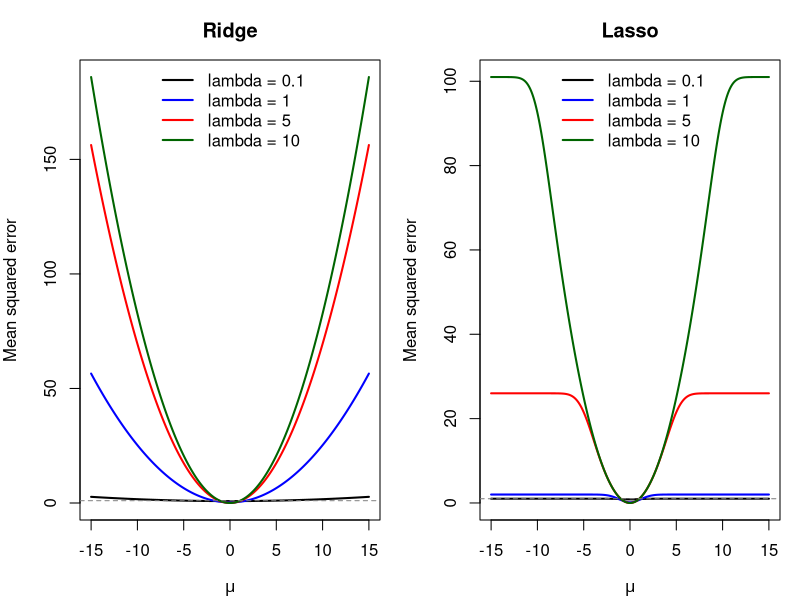
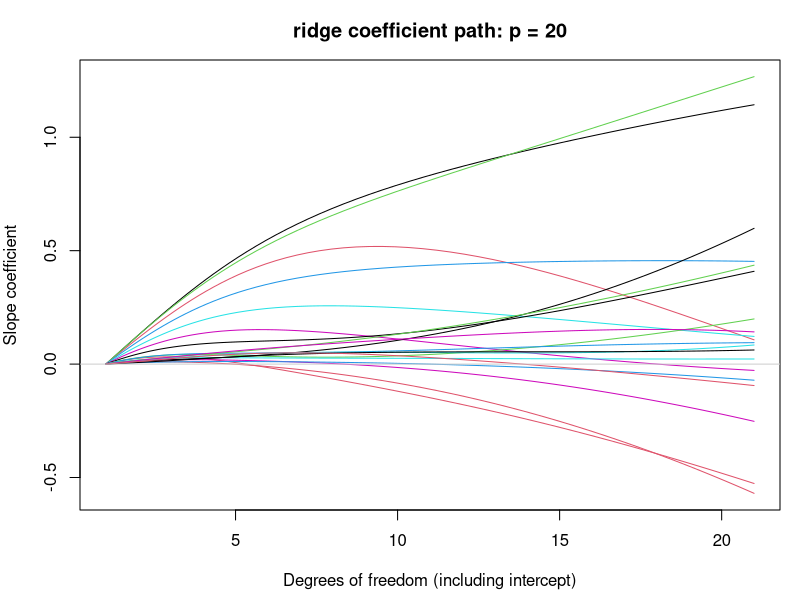
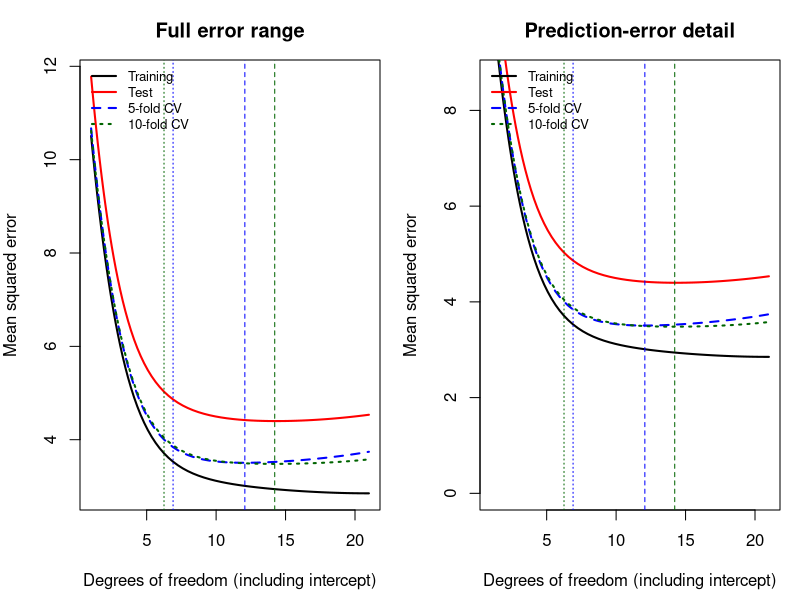
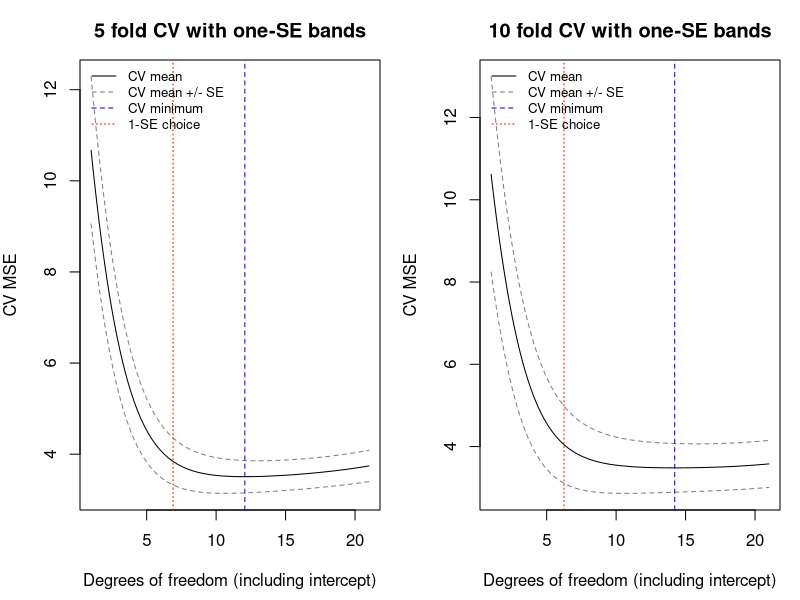
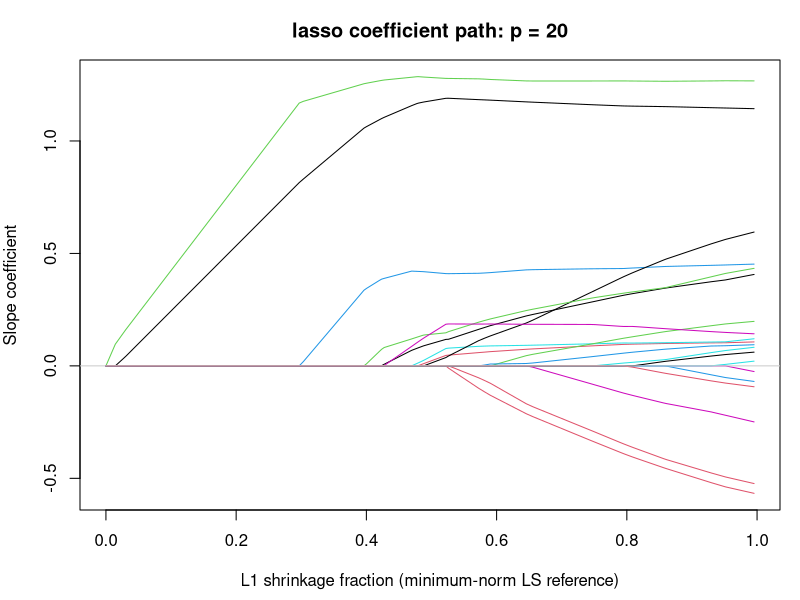
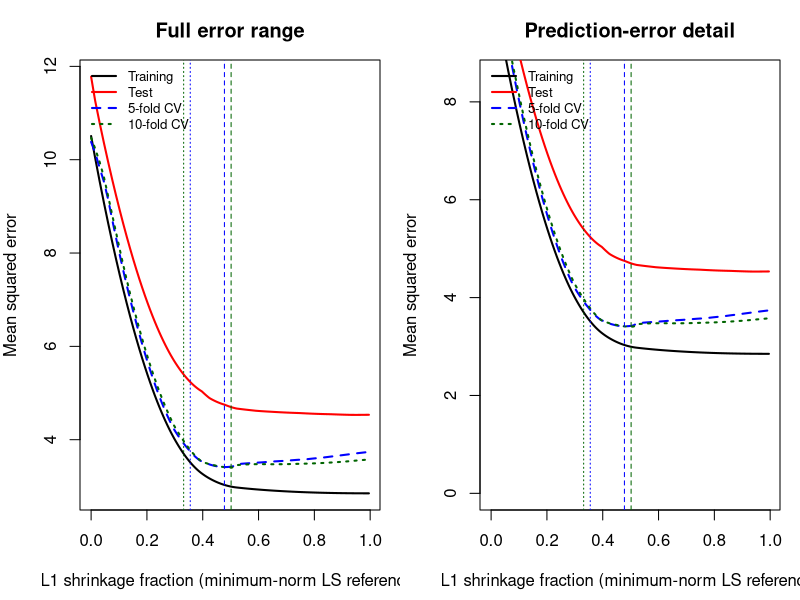
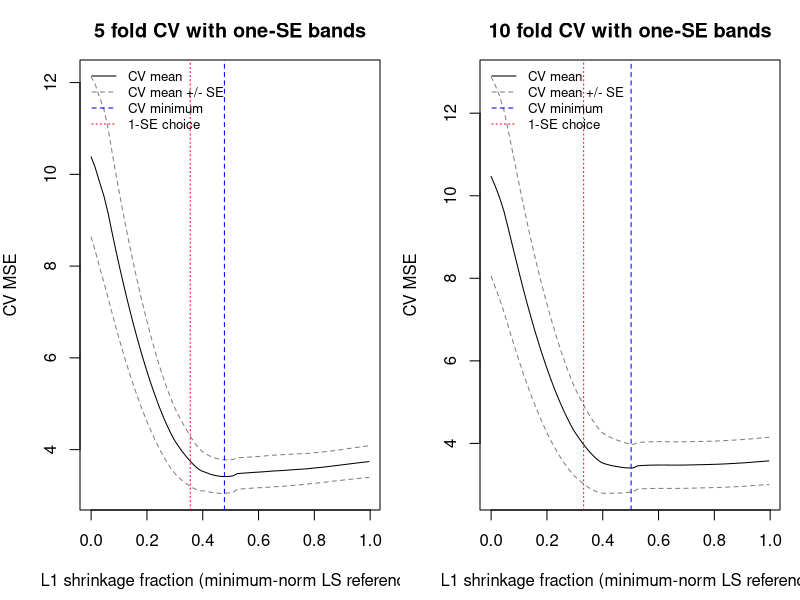
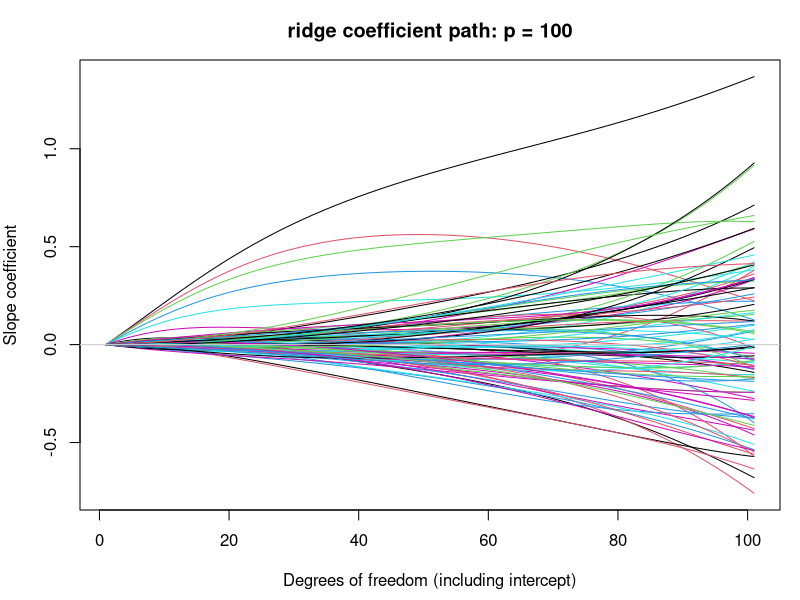

These charts were generated, in order, by the following R code: (Note: this script raises an error after producing the figures.)
# Stats 596 -- Homework 2 -- Pranav Tikkawar
# Save this file as homework2.R beside hw2.tex.
# Set the R working directory to that folder before sourcing this script.
# Outputs are written to hw2_results/; all names match hw2.tex.
# Requires MASS and glmnet. No numerical results are hard-coded.

options(stringsAsFactors = FALSE, width = 120)
needed <- c("MASS", "glmnet")
missing <- needed[!vapply(needed, requireNamespace, logical(1), quietly = TRUE)]
if (length(missing)) {
  stop("Install required packages first: install.packages(c(",
       paste(sprintf('"%s"', missing), collapse = ", "), "))")
}
resdir <- "hw2_results"
dir.create(resdir, recursive = TRUE, showWarnings = FALSE)

# LaTeX table exporter. Input headings contain intentional math markup.
write.tex.table <- function(d, filename, digits = 6) {
  text <- lapply(d, function(v) {
    if (is.numeric(v)) formatC(v, digits = digits, format = "f") else as.character(v)
  })
  text <- as.data.frame(text, check.names = FALSE)
  rows <- apply(text, 1, paste, collapse = " & ")
  bs <- intToUtf8(92)
  cmd <- function(s) paste0(bs, s)
  ending <- paste0(" ", bs, bs)
  lines <- c(cmd("begin{center}"), cmd("small"),
    cmd("setlength{\\tabcolsep}{4pt}"),
    cmd(paste0("begin{tabular}{l", paste(rep("r", ncol(d)-1), collapse=""), "}")),
    cmd("toprule"), paste0(paste(names(d), collapse=" & "), ending),
    cmd("midrule"), paste0(rows, ending), cmd("bottomrule"),
    cmd("end{tabular}"), cmd("end{center}"))
  writeLines(lines, filename, useBytes = TRUE)
}

# Exercise 1.11: exact normal-mean risks and independent integration checks.
ridge.mse <- function(mu, lambda) (1 + lambda^2*mu^2)/(1 + lambda)^2
lasso.mse <- function(mu, lambda) {
  a <- -lambda-mu
  b <- lambda-mu
  (1+lambda^2)*(pnorm(a)+pnorm(b, lower.tail=FALSE)) -
    (a+2*lambda)*dnorm(a) + (b-2*lambda)*dnorm(b) +
    mu^2*(pnorm(b)-pnorm(a))
}
checks <- expand.grid(mu=c(-3,0,2), lambda=c(.1,1,5,10))
checks$absolute.error <- mapply(function(mu, lambda) {
  a <- -lambda-mu; b <- lambda-mu
  value <- integrate(function(u) (u+lambda)^2*dnorm(u), -Inf, a)$value +
    mu^2*(pnorm(b)-pnorm(a)) +
    integrate(function(u) (u-lambda)^2*dnorm(u), b, Inf)$value
  abs(value-lasso.mse(mu,lambda))
}, checks$mu, checks$lambda)
stopifnot(max(checks$absolute.error)<1e-6)
write.csv(checks, file.path(resdir,"ex111_risk_checks.csv"), row.names=FALSE)
mu.grid <- seq(-15,15,length.out=1201)
lambdas <- c(.1,1,5,10)
colors <- c("black","blue","red","darkgreen")
pdf(file.path(resdir,"ex111_mse.pdf"), width=11, height=5)
par(mfrow=c(1,2), mar=c(4,4,3,1))
for (method in c("Ridge","Lasso")) {
  risk <- if (method=="Ridge") ridge.mse else lasso.mse
  values <- sapply(lambdas, function(lam) risk(mu.grid,lam))
  matplot(mu.grid,values,type="l",lty=1,col=colors,lwd=2,
          xlab=expression(mu),ylab="Mean squared error",main=method)
  abline(h=1,lty=2,col="gray50")
  legend("top",paste("lambda =",lambdas),col=colors,lty=1,lwd=2,bty="n")
  tab <- data.frame(mu=mu.grid,values)
  names(tab) <- c("mu",paste0("lambda_",lambdas))
  write.csv(tab,file.path(resdir,paste0("ex111_",tolower(method),"_mse.csv")),row.names=FALSE)
}
dev.off()

# Textbook simulation. Generate all data before drawing any CV folds.
make.data <- function(p) {
  set.seed(0)
  n <- 200
  mu <- rep(0,p)
  msig <- toeplitz(.8^(1:p-1))
  sig <- .5
  x <- MASS::mvrnorm(n,mu,msig)
  y <- x[,1] + pmax(0,apply(x[,2:4],1,sum))^2/3 + rnorm(n,0,sig)
  ntest <- 100
  xtest <- MASS::mvrnorm(ntest,mu,msig)
  ytest <- xtest[,1] + pmax(0,apply(xtest[,2:4],1,sum))^2/3 + rnorm(ntest,0,sig)
  list(x=x,y=y,xtest=xtest,ytest=ytest)
}

# Ridge minimizes RSS/(2*n) + lambda*sum(slopes^2)/2.
# Only centering is performed, to profile out an unpenalized intercept.
ridge.path <- function(x,y,lambda) {
  n <- nrow(x)
  xb <- colMeans(x); yb <- mean(y)
  xc <- sweep(x,2,xb,"-"); yc <- y-yb
  s <- svd(xc)
  keep <- s$d > max(s$d)*1e-10
  d <- s$d[keep]
  if (!length(d)) stop("Centered design has zero rank.")
  U <- s$u[,keep,drop=FALSE]; V <- s$v[,keep,drop=FALSE]
  uy <- drop(crossprod(U,yc))
  W <- vapply(lambda,function(lam) d/(d^2+n*lam),numeric(length(d)))
  W <- matrix(W,nrow=length(d),ncol=length(lambda))
  B <- V %*% sweep(W,1,uy,"*")
  shrink <- vapply(lambda,function(lam) d^2/(d^2+n*lam),numeric(length(d)))
  shrink <- matrix(shrink,nrow=length(d),ncol=length(lambda))
  list(beta=B,intercept=yb-drop(xb %*% B),df=1+colSums(shrink))
}

# Gaussian Lasso on original scales with an unpenalized intercept.
# alpha=1 preserves the stated Lasso objective when glmnet undoes its
# internal response transformation. No manual x or y rescaling is used.
lasso.path <- function(x, y, lambda) {
  fit <- glmnet::glmnet(
    x = x,
    y = y,
    family = "gaussian",
    alpha = 1,
    lambda = lambda,
    standardize = FALSE,
    intercept = TRUE,
    thresh = 1e-10,
    maxit = 3000000
  )

  if (length(fit$lambda) != length(lambda)) {
    stop(
      "glmnet returned ", length(fit$lambda),
      " of ", length(lambda), " requested penalties. ",
      "The path did not finish; do not use incomplete results."
    )
  }

  if (max(abs(fit$lambda - lambda)) >
      1e-10 * max(1, max(lambda))) {
    stop("Returned penalties do not match the requested grid.")
  }

  list(
    beta = as.matrix(fit$beta),
    intercept = as.numeric(fit$a0),
    df = NULL
  )
}
fit.path <- function(x,y,lambda,method) {
  if (method=="ridge") ridge.path(x,y,lambda) else lasso.path(x,y,lambda)
}
predict.path <- function(fit,x) sweep(x %*% fit$beta,2,fit$intercept,"+")
path.mse <- function(y,pred) colMeans(sweep(pred,1,y,"-")^2)

# Equal-size fold errors, fold-based SE, and the largest acceptable lambda.
cv.path <- function(x,y,lambda,method,folds) {
  K <- max(folds)
  error <- matrix(NA_real_,K,length(lambda))
  for (k in seq_len(K)) {
    validation <- which(folds==k)
    training <- which(folds!=k)
    fit <- fit.path(x[training,,drop=FALSE],y[training],lambda,method)
    error[k,] <- path.mse(y[validation],predict.path(fit,x[validation,,drop=FALSE]))
  }
  average <- colMeans(error)
  se <- apply(error,2,sd)/sqrt(K)
  imin <- which.min(average)
  eligible <- which(average<=average[imin]+se[imin])
  i1se <- eligible[which.max(lambda[eligible])]
  list(mean=average,se=se,imin=imin,i1se=i1se,fold.errors=error)
}

# Original-scale Lasso KKT checks, including the intercept equation.
lasso.kkt <- function(x,y,fit,lambda) {
  residual <- sweep(predict.path(fit,x),1,y,"-")
  gradient <- crossprod(x,residual)/nrow(x)
  vapply(seq_along(lambda),function(k) {
    b <- fit$beta[,k]
    active <- abs(b)>1e-8
    violations <- numeric(length(b))
    violations[active] <- abs(gradient[active,k]+lambda[k]*sign(b[active]))
    violations[!active] <- pmax(abs(gradient[!active,k])-lambda[k],0)
    max(c(violations,abs(mean(residual[,k]))))
  },numeric(1))
}

run.method <- function(dat,method,folds5,folds10,p) {
  x <- dat$x; y <- dat$y
  xc <- sweep(x,2,colMeans(x),"-"); yc <- y-mean(y)
  if (method=="ridge") {
    scale <- max(svd(xc,nu=0,nv=0)$d)^2/nrow(x)
    lambda <- scale*10^seq(4,-8,length.out=240)
  } else {
    lambda.max <- max(abs(drop(crossprod(xc,yc))))/nrow(x)
    lambda <- lambda.max * 10^seq(
  from = 0,
  to = -4,
  length.out = 240
)
  }
  fit <- fit.path(x,y,lambda,method)
  train <- path.mse(y,predict.path(fit,x))
  test <- path.mse(dat$ytest,predict.path(fit,dat$xtest))
  cv5 <- cv.path(x,y,lambda,method,folds5)
  cv10 <- cv.path(x,y,lambda,method,folds10)
  stem <- paste0("p",p,"_",method)
  if (method=="ridge") {
    axis <- fit$df
    xlabel <- "Degrees of freedom (including intercept)"
  } else {
    reference <- ridge.path(x,y,0)
    axis <- colSums(abs(fit$beta))/sum(abs(reference$beta[,1]))
    xlabel <- "L1 shrinkage fraction (minimum-norm LS reference)"
    checks <- lasso.kkt(x,y,fit,lambda)
    write.csv(data.frame(lambda=lambda,kkt.violation=checks),
              file.path(resdir,paste0(stem,"_kkt.csv")),row.names=FALSE)
    if (max(checks)>1e-4) {
      stop(stem,": KKT violation exceeds 1e-4; inspect convergence.")
    }
  }
  best <- which.min(test)
  selected <- c(best,cv5$imin,cv5$i1se,cv10$imin,cv10$i1se)
  selection <- c("Test-grid oracle","5-fold CV minimum","5-fold CV 1-SE",
                 "10-fold CV minimum","10-fold CV 1-SE")
  tab <- data.frame(Selection=selection,lambda=lambda[selected],
                    `Test MSE`=test[selected],check.names=FALSE)
  write.csv(tab,file.path(resdir,paste0(stem,"_selection.csv")),row.names=FALSE)
  latex.tab <- tab
  names(latex.tab)[2] <- "$\\lambda$"
  write.tex.table(latex.tab,file.path(resdir,paste0(stem,"_selection.tex")))
  detail <- data.frame(lambda=lambda,axis=axis,train=train,test=test,
                       cv5=cv5$mean,se5=cv5$se,cv10=cv10$mean,se10=cv10$se)
  write.csv(detail,file.path(resdir,paste0(stem,"_path.csv")),row.names=FALSE)
  coef <- rbind(intercept=fit$intercept,fit$beta)
  rownames(coef) <- c("Intercept",paste0("x",seq_len(ncol(x))))
  write.csv(coef,file.path(resdir,paste0(stem,"_coefficients.csv")))
  for (K in c(5,10)) {
    cv <- if(K==5) cv5 else cv10
    write.csv(cv$fold.errors,file.path(resdir,paste0(stem,"_cv",K,"_fold_errors.csv")),row.names=FALSE)
  }
  at.endpoint <- c(best,cv5$imin,cv10$imin) %in% c(1,length(lambda))
  if(any(at.endpoint)) {
    warning(stem,": a test/CV minimum is at a grid endpoint. Inspect and extend the grid if needed.")
  }
  list(method=method,lambda=lambda,fit=fit,axis=axis,xlabel=xlabel,
       train=train,test=test,cv5=cv5,cv10=cv10,table=tab,best=best,
       endpoint=at.endpoint)
}

plot.result <- function(z,p) {
  stem <- paste0("p",p,"_",z$method)
  # Keep penalty-path order; the L1 reference fraction need not be monotone.
  pdf(file.path(resdir,paste0(stem,"_path.pdf")),width=8,height=5.2)
  par(mar=c(4.5,4,3,1))
  matplot(z$axis,t(z$fit$beta),type="l",lty=1,
          xlab=z$xlabel,ylab="Slope coefficient",
          main=paste(z$method,"coefficient path: p =",p))
  abline(h=0,col="gray80")
  dev.off()

  pdf(file.path(resdir,paste0(stem,"_errors.pdf")),width=11,height=5)
  par(mfrow=c(1,2),mar=c(4.5,4,3,1))
  E <- cbind(z$train,z$test,z$cv5$mean,z$cv10$mean)
  for (zoom in c(FALSE,TRUE)) {
    limits <- range(E)
    if (zoom) {
      minimum <- min(c(z$test,z$cv5$mean,z$cv10$mean))
      limits <- c(0,max(1,2.5*minimum))
    }
    matplot(z$axis,E,type="l",lty=c(1,1,2,3),lwd=2,
            col=c("black","red","blue","darkgreen"),ylim=limits,
            xlab=z$xlabel,ylab="Mean squared error",
            main=if(zoom) "Prediction-error detail" else "Full error range")
    abline(v=z$axis[c(z$cv5$imin,z$cv5$i1se)],col="blue",lty=c(2,3))
    abline(v=z$axis[c(z$cv10$imin,z$cv10$i1se)],col="darkgreen",lty=c(2,3))
    legend("topleft",c("Training","Test","5-fold CV","10-fold CV"),
           col=c("black","red","blue","darkgreen"),lty=c(1,1,2,3),
           lwd=2,bty="n",cex=.8)
  }
  dev.off()

  pdf(file.path(resdir,paste0(stem,"_cv.pdf")),width=11,height=5)
  par(mfrow=c(1,2),mar=c(4.5,4,3,1))
  for (K in c(5,10)) {
    cv <- if(K==5) z$cv5 else z$cv10
    plot(z$axis,cv$mean,type="l",xlab=z$xlabel,ylab="CV MSE",
         main=paste(K,"fold CV with one-SE bands"),
         ylim=range(c(cv$mean-cv$se,cv$mean+cv$se)))
    lines(z$axis,cv$mean+cv$se,col="gray50",lty=2)
    lines(z$axis,cv$mean-cv$se,col="gray50",lty=2)
    abline(v=z$axis[c(cv$imin,cv$i1se)],col=c("blue","red"),lty=c(2,3))
    legend("topleft",c("CV mean","CV mean +/- SE","CV minimum","1-SE choice"),
           col=c("black","gray50","blue","red"),lty=c(1,2,2,3),bty="n",cex=.8)
  }
  dev.off()
}

results <- list()
for (p in c(20,100,200)) {
  cat("\n========== p =",p,"==========\n")
  dat <- make.data(p)
  for (kind in c("train","test")) {
    raw <- if(kind=="train") cbind(dat$y,dat$x) else cbind(dat$ytest,dat$xtest)
    d <- data.frame(Row=as.character(1:3),raw[1:3,1:6],check.names=FALSE)
    names(d) <- c("Row","$y$",paste0("$x_",1:5,"$"))
    cat("\n",kind,"data: first rows\n")
    print(d)
    write.tex.table(d,file.path(resdir,paste0("p",p,"_",kind,"_rows.tex")))
    write.csv(d,file.path(resdir,paste0("p",p,"_",kind,"_rows.csv")),row.names=FALSE)
  }
  set.seed(123)
  permutation <- sample.int(nrow(dat$x))
  folds5 <- folds10 <- integer(nrow(dat$x))
  folds5[permutation] <- rep(1:5,length.out=nrow(dat$x))
  folds10[permutation] <- rep(1:10,length.out=nrow(dat$x))
  write.csv(data.frame(row=seq_len(nrow(dat$x)),fold5=folds5,fold10=folds10),
            file.path(resdir,paste0("p",p,"_folds.csv")),row.names=FALSE)
  results[[as.character(p)]] <- list()
  for (method in c("ridge","lasso")) {
    cat("\nFitting",method,"and both CV paths...\n")
    z <- run.method(dat,method,folds5,folds10,p)
    plot.result(z,p)
    print(z$table,row.names=FALSE)
    results[[as.character(p)]][[method]] <- z
  }
}

# Numerical summaries are generated from the actual computed tables.
fmt <- function(x) sprintf("%.4f",x)
method.sentence <- function(z) {
  t <- z$table
  paste0(if(z$method=="ridge") "Ridge" else "Lasso",
    " achieved a minimum test-grid MSE of ",fmt(t[[3]][1]),
    "; the 5-fold minimum-CV and one-SE choices gave test MSEs ",
    fmt(t[[3]][2])," and ",fmt(t[[3]][3]),
    ", while the corresponding 10-fold choices gave ",
    fmt(t[[3]][4])," and ",fmt(t[[3]][5]),". ")
}
r20 <- results[["20"]]
summary17 <- paste0(method.sentence(r20$ridge),method.sentence(r20$lasso),
  "The test-grid oracle is an infeasible benchmark, whereas the CV choices use only training data. ",
  "The one-SE rule selects a penalty at least as large as the minimum-CV choice, favoring ",
  "a more regularized fit; its prediction cost or benefit is shown by the reported test errors. ",
  "Ridge continuously shrinks coefficients, while Lasso permits exact zeros. Both are linear ",
  "approximations to a nonlinear conditional mean, so regularization reduces estimation ",
  "variability without removing the underlying mean-model misspecification.")
writeLines(summary17,file.path(resdir,"ex117_summary.tex"))
summary18 <- paste0("For $p=100$, ",method.sentence(results[["100"]]$ridge),
  method.sentence(results[["100"]]$lasso),"For $p=200$, ",
  method.sentence(results[["200"]]$ridge),method.sentence(results[["200"]]$lasso),
  "Increasing the dimension adds correlated predictors without changing the four variables ",
  "in the generating mean. The comparisons reflect both increased estimation complexity and ",
  "the realized samples. At $p=200$, the centered design has rank at most 199, making the ",
  "unpenalized slope solution nonunique, while positive ridge penalties remain well defined. ",
  "The Lasso fraction uses the minimum-norm least-squares reference. Changing the dimension ",
  "also changes the random-number sequence, so these are not paired comparisons on identical observations.")
writeLines(summary18,file.path(resdir,"ex118_summary.tex"))
combined <- do.call(rbind,lapply(names(results),function(p) {
  do.call(rbind,lapply(c("ridge","lasso"),function(method) {
    data.frame(p=as.integer(p),Method=method,results[[p]][[method]]$table,check.names=FALSE)
  }))
}))
write.csv(combined,file.path(resdir,"all_selection_results.csv"),row.names=FALSE)
saveRDS(results,file.path(resdir,"all_results.rds"))
capture.output(sessionInfo(),file=file.path(resdir,"sessionInfo.txt"))

# Verify every file imported by the supplied LaTeX document exists.
expected <- c("ex111_mse.pdf","ex117_summary.tex","ex118_summary.tex")
for (p in c(20,100,200)) {
  expected <- c(expected,paste0("p",p,"_",c("train","test"),"_rows.tex"))
  for (method in c("ridge","lasso")) {
    stem <- paste0("p",p,"_",method)
    expected <- c(expected,paste0(stem,c("_path.pdf","_errors.pdf","_cv.pdf","_selection.tex")))
  }
}
stopifnot(all(file.exists(file.path(resdir,expected))))
cat("\nFinished. All",length(expected),"LaTeX input files were generated.\n")
cat("Inspect any grid-endpoint warnings, then compile hw2.tex.\n")
